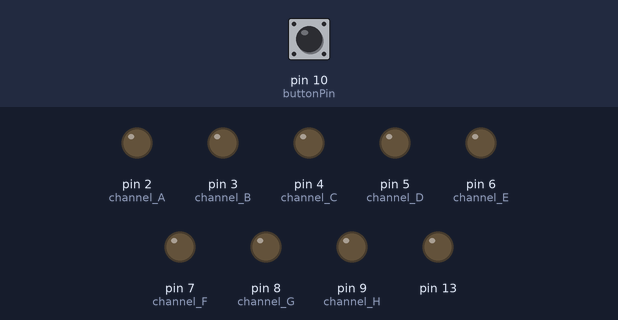
Recording of a sketch running on a simulated Arduino Uno, built with avr-gcc and run on an emulated ATmega328P. On the bench: output pins drawn as LEDs (lit = HIGH). Dashed ring = blinking. Inputs (shaded band) come from the test bench; at power-on: pin 10 (buttonPin) LOW. What the sketch prints to the serial monitor is not drawn.

Above: at 1.2 s.
1.3 s: pin 10 (buttonPin) pulled HIGH for 0.15 s
At 2.1 s:
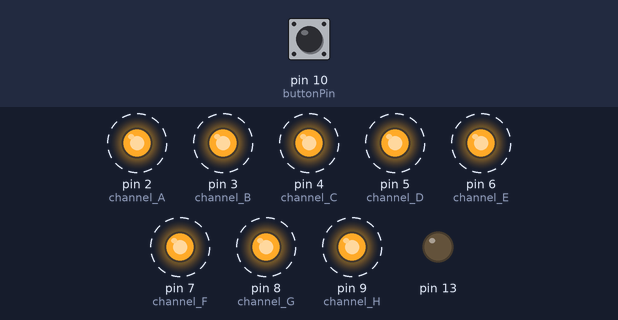
4.4 s: pin 10 (buttonPin) pulled HIGH for 1 s
At 4.4 s:
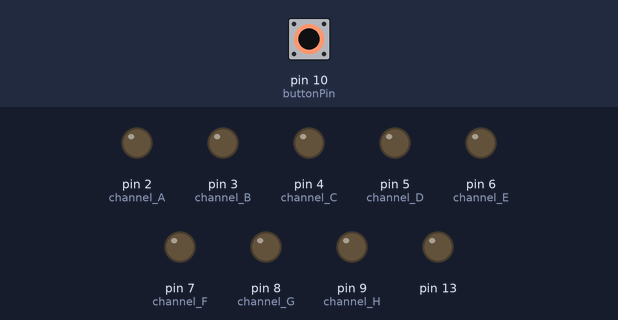
6.9 s: pin 10 (buttonPin) pulled HIGH for 3.2 s
At 7.4 s:
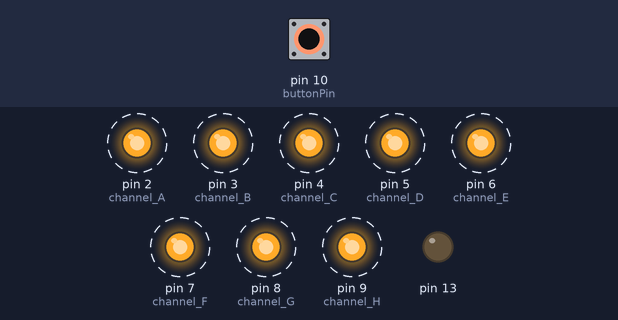
Timing chart, 0 to 19.1 s (numbered marks = the images above; inputs shaded):
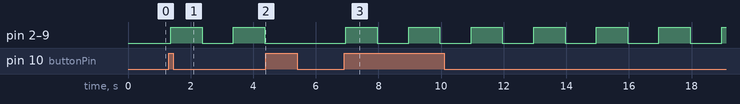

The sketch:

LegoTH.ino
```cpp
/*
 Created by Peter Parnes, peter@parnes.com, 2014
 Teknikens Hus Internet och Jag exhibition
 */

const int buttonPin = 10;     // the number of the pushbutton pin

// Variables will change:
int ledState = LOW;         // the current state of the output pin
int buttonState;             // the current reading from the input pin
int lastButtonState = LOW;   // the previous reading from the input pin

// the following variables are long's because the time, measured in miliseconds,
// will quickly become a bigger number than can be stored in an int.
long lastDebounceTime = 0;  // the last time the output pin was toggled
long debounceDelay = 50;    // the debounce time; increase if the output flickers

long startOnTime = 0;

int blinkTime = 2000;
const bool blink = true;
const long offdelay = 180000;

void setup() {
  pinMode(buttonPin, INPUT);

  // The EL channels are on pins 2 through 9
  // Initialize the pins as outputs
  pinMode(2, OUTPUT);  // channel A
  pinMode(3, OUTPUT);  // channel B
  pinMode(4, OUTPUT);  // channel C
  pinMode(5, OUTPUT);  // channel D
  pinMode(6, OUTPUT);  // channel E
  pinMode(7, OUTPUT);  // channel F
  pinMode(8, OUTPUT);  // channel G
  pinMode(9, OUTPUT);  // channel H

  pinMode(13, OUTPUT);

  Serial.begin(9600);
}

void loop(){
  /// read the state of the switch into a local variable:
  int reading = digitalRead(buttonPin);

  long delta = (millis() - startOnTime);
  Serial.println(delta);
  if(ledState && (delta > offdelay)) {
    reading = 1;
  }

  // check to see if you just pressed the button
  // (i.e. the input went from LOW to HIGH),  and you've waited
  // long enough since the last press to ignore any noise:

  // If the switch changed, due to noise or pressing:
  if (reading != lastButtonState) {
    // reset the debouncing timer
    lastDebounceTime = millis();
  }

  if ((millis() - lastDebounceTime) > debounceDelay) {
    // whatever the reading is at, it's been there for longer
    // than the debounce delay, so take it as the actual current state:

    // if the button state has changed:
    if (reading != buttonState) {
      buttonState = reading;

      // only toggle the LED if the new button state is HIGH
      if (buttonState == HIGH) {
        ledState = !ledState;

        if(ledState) {
          startOnTime = millis();
        }
      }
    }
  }

  setElWires(ledState);

  // save the reading.  Next time through the loop,
  // it'll be the lastButtonState:
  lastButtonState = reading;
}

void setElWires(bool on) {
  long delta = millis() - startOnTime;
  if(on) {
    if(blink) {
      if((delta % blinkTime) < blinkTime/2) {
        for (int x=2; x<=9; x++) {
          digitalWrite(x, HIGH);   // turn the EL channel on
        }
      }
      else {
        // delay(100);              // wait for 1/10 second
        for (int x=2; x<=9; x++) {
          digitalWrite(x, LOW);    // turn the EL channel off
        }
        // delay(100);              // wait for 1/10 second
      }
    } else {
      for (int x=2; x<=9; x++) {
          digitalWrite(x, HIGH);   // turn the EL channel on
        }
    }
  }
  else {
    for (int x=2; x<=9; x++) {
      digitalWrite(x, LOW);    // turn the EL channel off
    }
  }
}
```

Measured:
- after the input at 1.3 s, pin 2 (channel_A), pin 3 (channel_B), pin 4 (channel_C), pin 5 (channel_D), pin 6 (channel_E), pin 7 (channel_F), pin 8 (channel_G), pin 9 (channel_H): alternates HIGH for 1.0 s and LOW for 1.0 s, starting after 0.06 s
- after the input at 4.4 s, pin 2 (channel_A), pin 3 (channel_B), pin 4 (channel_C), pin 5 (channel_D), pin 6 (channel_E), pin 7 (channel_F), pin 8 (channel_G), pin 9 (channel_H): stays LOW (without the input it goes to HIGH after 0.97 s)
- after the input at 6.9 s, pin 2 (channel_A), pin 3 (channel_B), pin 4 (channel_C), pin 5 (channel_D), pin 6 (channel_E), pin 7 (channel_F), pin 8 (channel_G), pin 9 (channel_H): alternates HIGH for 1.0 s and LOW for 1.0 s, starting after 0.06 s
